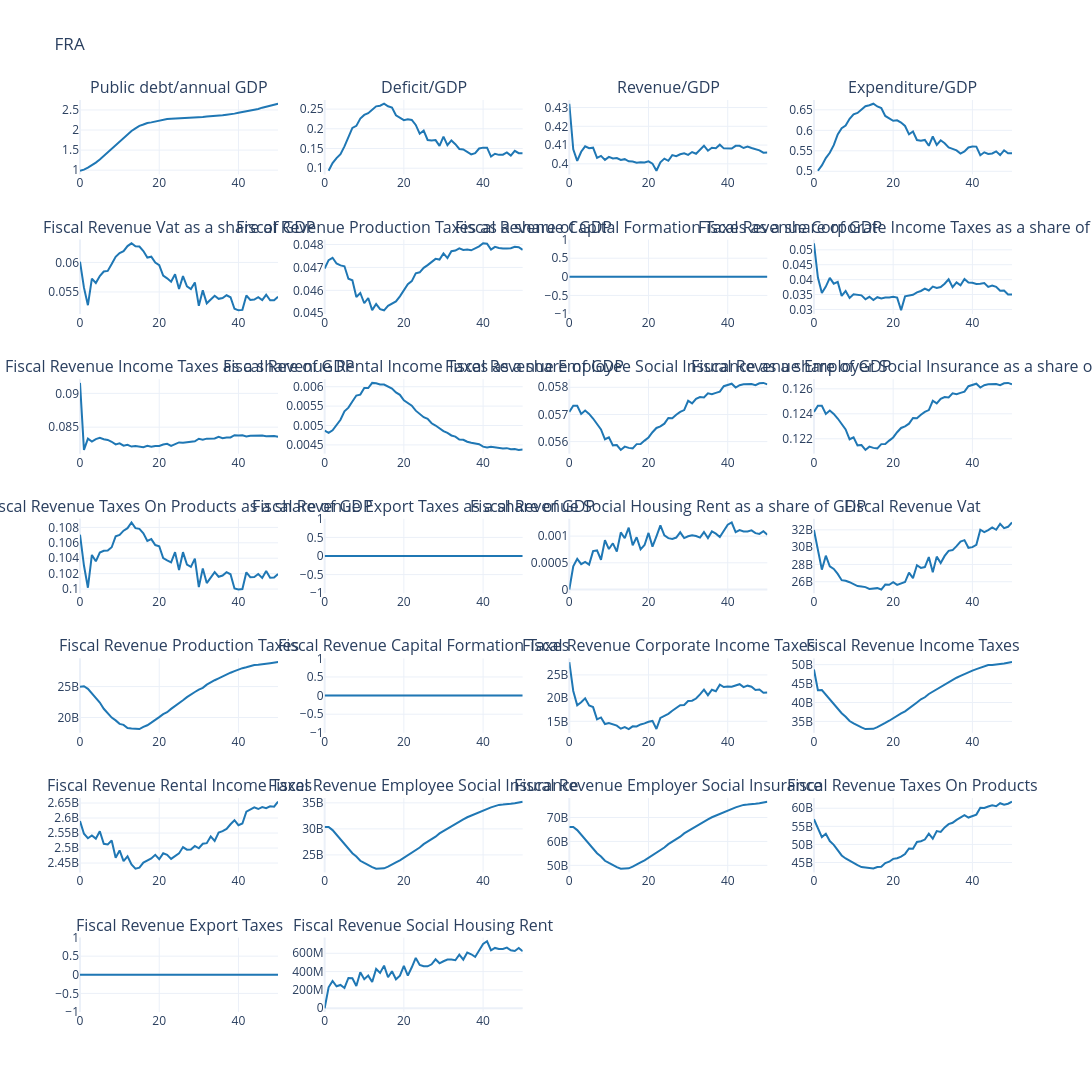

Notebook code for this chart:
### Markdown cell above
## Fiscal diagnostics

### Code cell
def fiscal_diagnostic_table(df, items, periods=(1, 20, 50), unit=1e9, currency="€"):
    """Amount (bn) and % of GDP for each fiscal line item, at the given periods."""
    rows = {}
    for label, col in items.items():
        ratio_col = f"{col}_to_gdp"
        row = {}
        for t in periods:
            amount = df.loc[t, col] / unit
            pct = df.loc[t, ratio_col] * 100 if ratio_col in df.columns else float("nan")
            row[f"Period {t}"] = f"{currency}{amount:,.3f}bn ({pct:.2f}%)"
        rows[label] = row
    return pd.DataFrame(rows).T


REVENUE_ITEMS = {
    "Corporate income tax": "fiscal_revenue_corporate_income_taxes",
    "Household income tax": "fiscal_revenue_income_taxes",
    "Production tax": "fiscal_revenue_production_taxes",
    "VAT": "fiscal_revenue_vat",
    "Capital-formation taxes": "fiscal_revenue_capital_formation_taxes",
    "Export taxes": "fiscal_revenue_export_taxes",
    "Employee social insurance": "fiscal_revenue_employee_social_insurance",
    "Employer social insurance": "fiscal_revenue_employer_social_insurance",
    "Total revenue": "fiscal_revenue",
}

EXPENDITURE_ITEMS = {
    "Government consumption": "government_consumption",
    "Unemployment benefits": "unemployment_benefits",
    "Interest payments on debt": "interest_payments_on_debt",
    "Household social transfers": "household_social_transfers",
    "Public pension benefits": "public_pension_benefits",
    "Other social transfers": "other_social_transfers",
    "Necessity support": "necessity_support",
    "Minimum income top-up": "minimum_income",
    "Total expenditure": "fiscal_expenditure",
}


from IPython.display import Markdown

# Rent write-offs (minimum_income mode). They reduce revenue and are not expenditure.
RENT_MEMO_ITEMS = {
    "Social rent written off (memo)": "social_rent_written_off",
    "Landlord rent loss (memo)": "landlord_rent_loss",
}

fiscal_periods = (1, 20, 50)
revenue_items = {**REVENUE_ITEMS, **{k: v for k, v in RENT_MEMO_ITEMS.items() if v in df_scenario.columns}}
expenditure_items = {k: v for k, v in EXPENDITURE_ITEMS.items() if v in df_scenario.columns}
revenue_table = fiscal_diagnostic_table(df_scenario, revenue_items, periods=fiscal_periods)
expenditure_table = fiscal_diagnostic_table(df_scenario, expenditure_items, periods=fiscal_periods)
print("Scenario tables")
display(Markdown("**Revenue**\n\n" + revenue_table.to_markdown()))
display(Markdown("**Expenditure**\n\n" + expenditure_table.to_markdown()))


REVENUES_COLS = [
    "debt_to_gdp",
    "deficit_to_gdp",
    "fiscal_revenue_to_gdp",
    "fiscal_expenditure_to_gdp",

    "fiscal_revenue_vat_to_gdp",
    "fiscal_revenue_production_taxes_to_gdp",
    "fiscal_revenue_capital_formation_taxes_to_gdp",
    "fiscal_revenue_corporate_income_taxes_to_gdp",
    "fiscal_revenue_income_taxes_to_gdp",
    "fiscal_revenue_rental_income_taxes_to_gdp",
    "fiscal_revenue_employee_social_insurance_to_gdp",
    "fiscal_revenue_employer_social_insurance_to_gdp",
    "fiscal_revenue_taxes_on_products_to_gdp",
    "fiscal_revenue_export_taxes_to_gdp",
    "fiscal_revenue_social_housing_rent_to_gdp",
    "social_rent_written_off_to_gdp",
    "landlord_rent_loss_to_gdp",

    "fiscal_revenue_vat",
    "fiscal_revenue_production_taxes",
    "fiscal_revenue_capital_formation_taxes",
    "fiscal_revenue_corporate_income_taxes",
    "fiscal_revenue_income_taxes",
    "fiscal_revenue_rental_income_taxes",
    "fiscal_revenue_employee_social_insurance",
    "fiscal_revenue_employer_social_insurance",
    "fiscal_revenue_taxes_on_products",
    "fiscal_revenue_export_taxes",
    "fiscal_revenue_social_housing_rent",
    "social_rent_written_off",
    "landlord_rent_loss",
    ]

EXPENDITURE_COLS = [
    "debt_to_gdp",
    "deficit_to_gdp",
    "fiscal_revenue_to_gdp",
    "fiscal_expenditure_to_gdp",

    "government_consumption_to_gdp",
    "unemployment_benefits_to_gdp",
    "interest_payments_on_debt_to_gdp",
    "household_social_transfers_to_gdp",
    "public_pension_benefits_to_gdp",
    "other_social_transfers_to_gdp",
    "necessity_support_to_gdp",
    "minimum_income_to_gdp",

    "government_consumption",
    "unemployment_benefits",
    "interest_payments_on_debt",
    "household_social_transfers",
    "public_pension_benefits",
    "other_social_transfers",
    "necessity_support",
    "minimum_income",
]

plot_output(df=df_scenario[[c for c in REVENUES_COLS if c in df_scenario.columns]], no_rows=8, no_cols=4, country_code=COUNTRY, **FIGURE_SIZES["benchmark"])
plot_output(df=df_scenario[[c for c in EXPENDITURE_COLS if c in df_scenario.columns]], no_rows=6, no_cols=4, country_code=COUNTRY, **FIGURE_SIZES["benchmark"])
